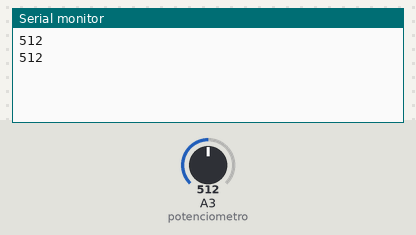
The sketch below on a simulated Arduino Uno, built with avr-gcc and run on an emulated ATmega328P. Parts: the last lines printed to the serial monitor. The inputs (shaded band) are chosen by the test bench; at power-on: A3 (potenciometro) = 512.

Above: at 2.8 s.
2.9 s: A3 (potenciometro) set to 716
At 4.6 s:
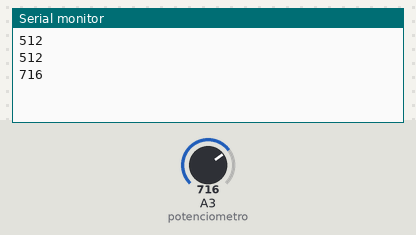
5.6 s: A3 (potenciometro) set to 900
At 7.3 s:
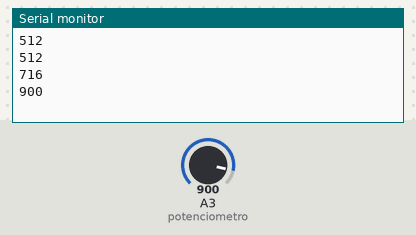
Timing chart, 0 to 8.8 s (numbered marks = the images above; inputs shaded):
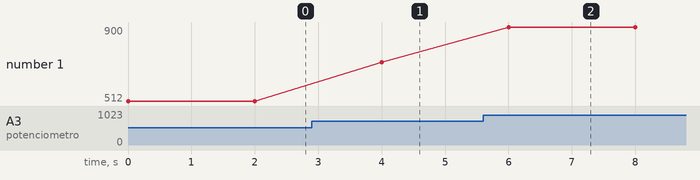

The sketch:

Hito2.4.ino
```cpp
int potenciometro=A3;

void setup()
{
  Serial.begin(9600);
  pinMode(potenciometro, INPUT);
}

void loop()
{
  int valor=analogRead(potenciometro);
  Serial.println(valor);
  delay(2000);
}
```

Measured:
- after the input at 2.9 s, the serial monitor: prints a new line after 1.1 s (image 1)
- after the input at 5.6 s, the serial monitor: prints a new line after 0.40 s (image 2)
- plotted number 1: 512 → 716 after the input at 2.9 s, 716 → 900 after the input at 5.6 s
